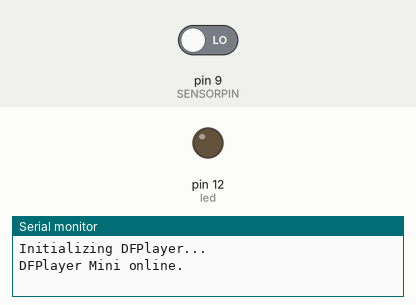
This sketch was run on a simulated Arduino Uno, built with avr-gcc and run on an emulated ATmega328P. Shown: output pins drawn as LEDs (lit = HIGH), the last lines printed to the serial monitor. The inputs (shaded band) are chosen by the test bench; at power-on: pin 9 (SENSORPIN) LOW. The audio player accepts every command and is not drawn.

Above: at 1.7 s.
1.8 s: pin 9 (SENSORPIN) driven HIGH
At 3.9 s:
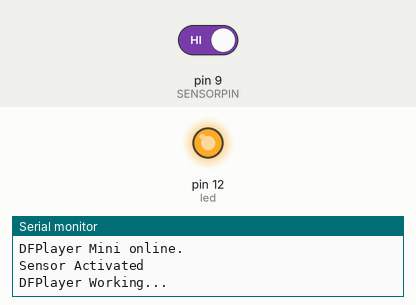
9.5 s: pin 9 (SENSORPIN) driven LOW
At 10.8 s:
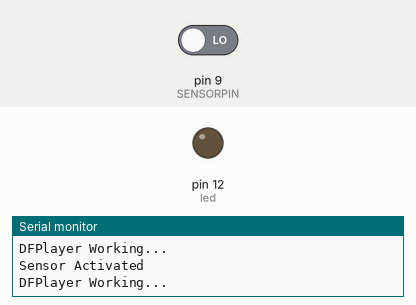
Timing chart, 0 to 12.5 s (numbered marks = the images above; inputs shaded):
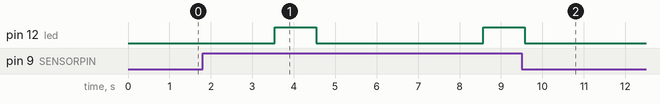

Measured:
- after the input at 1.8 s, pin 12 (led): LOW → HIGH after 1.7 s, → LOW 1.0 s later, → HIGH 4.0 s later
- after the input at 9.5 s, pin 12 (led): goes on until 9.6 s, then stays LOW

The sketch:

halloween1.ino
```cpp
#include "SoftwareSerial.h"
#include "DFRobotDFPlayerMini.h"

SoftwareSerial mySoftwareSerial(10, 11); // RX, TX
DFRobotDFPlayerMini myDFPlayer;
void printDetail(uint8_t type, int value);

int SENSORPIN = 9;//#define SENSORPIN 9
#define PAUSETIME 3000
int led =12;

void setup() {
  mySoftwareSerial.begin(9600);
  Serial.begin(115200);
  pinMode(SENSORPIN, INPUT);
  pinMode(led, OUTPUT);

  Serial.println();
  Serial.println(F("Initializing DFPlayer..."));

  //Use softwareSerial to communicate with MP3
  if (!myDFPlayer.begin(mySoftwareSerial)) {
    Serial.println(F("Unable to begin:"));
    Serial.println(F("1.Please recheck the connection!"));
    Serial.println(F("2.Please insert the SD card!"));
    while(true);
  }
  Serial.println(F("DFPlayer Mini online."));

  //Set volume value (From 0 to 30)
  myDFPlayer.volume(25);
}

void sensorActivated() {
  int pirSensor = digitalRead(SENSORPIN);
  if(pirSensor == HIGH)
  {
    Serial.println("Sensor Activated");
    Serial.println("DFPlayer Working...");
    myDFPlayer.play(1);
    digitalWrite(led , HIGH);   // poner el Pin en HIGH
  delay(1000);                   // esperar un segundo
  digitalWrite(led , LOW);    // poner el Pin en LOW
  delay(1000);                   // esperar un segundo
  }
  return;
}

void loop() {
  sensorActivated();
  delay(PAUSETIME);
}
```
